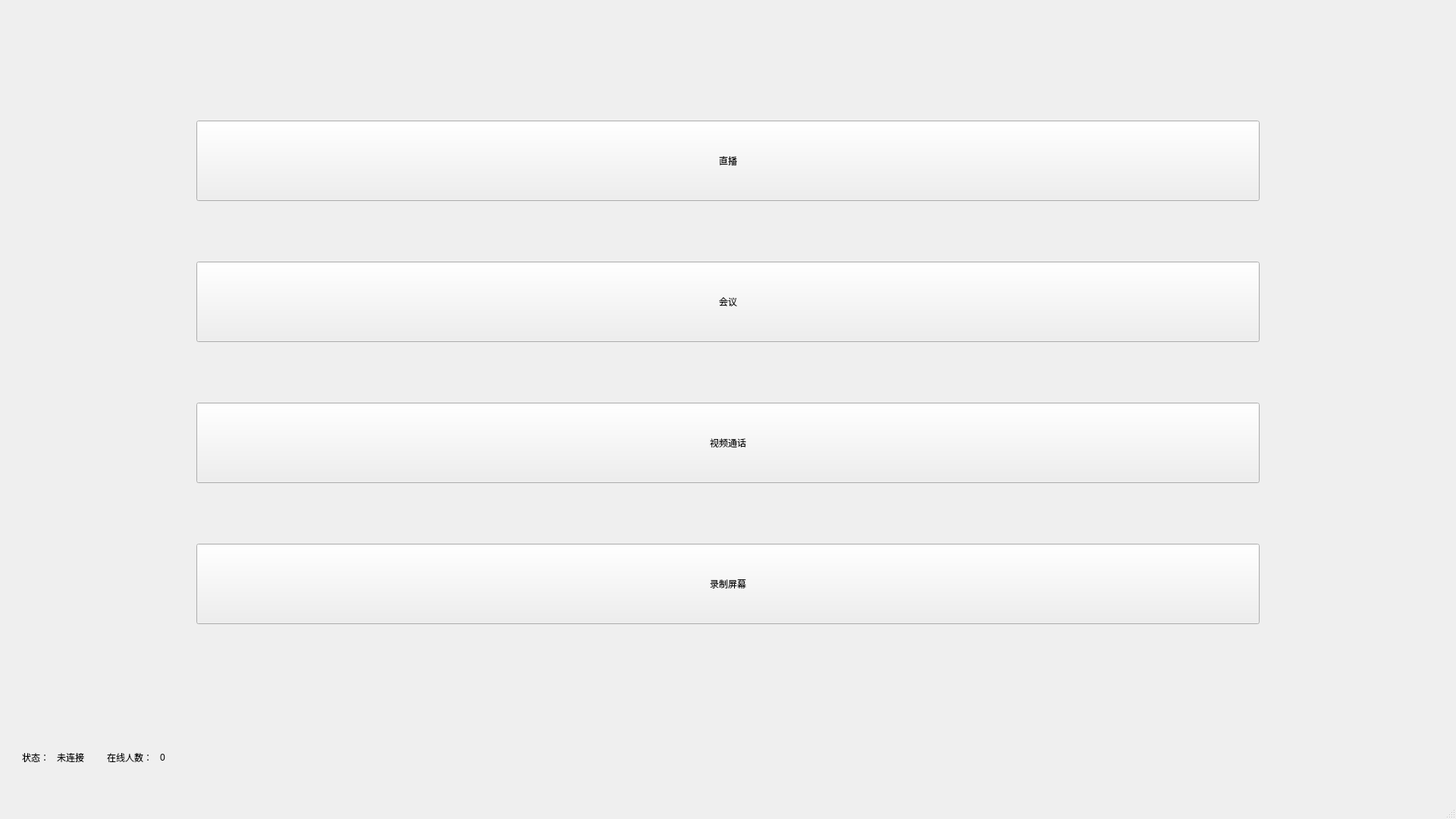
<?xml version="1.0" encoding="UTF-8"?>
<ui version="4.0">
 <class>MainWindow</class>
 <widget class="QMainWindow" name="MainWindow">
  <property name="windowModality">
   <enum>Qt::ApplicationModal</enum>
  </property>
  <property name="geometry">
   <rect>
    <x>0</x>
    <y>0</y>
    <width>1920</width>
    <height>1080</height>
   </rect>
  </property>
  <property name="windowTitle">
   <string>珊瑚动听</string>
  </property>
  <property name="unifiedTitleAndToolBarOnMac">
   <bool>false</bool>
  </property>
  <widget class="QWidget" name="centralwidget">
   <layout class="QGridLayout" name="gridLayout">
    <item row="0" column="0">
     <layout class="QVBoxLayout" name="verticalLayout">
      <property name="spacing">
       <number>80</number>
      </property>
      <property name="leftMargin">
       <number>250</number>
      </property>
      <property name="topMargin">
       <number>150</number>
      </property>
      <property name="rightMargin">
       <number>250</number>
      </property>
      <property name="bottomMargin">
       <number>150</number>
      </property>
      <item>
       <widget class="QPushButton" name="liv_stream_btn">
        <property name="sizePolicy">
         <sizepolicy hsizetype="Minimum" vsizetype="Preferred">
          <horstretch>0</horstretch>
          <verstretch>0</verstretch>
         </sizepolicy>
        </property>
        <property name="text">
         <string>直播</string>
        </property>
       </widget>
      </item>
      <item>
       <widget class="QPushButton" name="meet_room_btn">
        <property name="sizePolicy">
         <sizepolicy hsizetype="Minimum" vsizetype="Preferred">
          <horstretch>0</horstretch>
          <verstretch>0</verstretch>
         </sizepolicy>
        </property>
        <property name="text">
         <string>会议</string>
        </property>
       </widget>
      </item>
      <item>
       <widget class="QPushButton" name="video_call_btn">
        <property name="sizePolicy">
         <sizepolicy hsizetype="Minimum" vsizetype="Preferred">
          <horstretch>0</horstretch>
          <verstretch>0</verstretch>
         </sizepolicy>
        </property>
        <property name="text">
         <string>视频通话</string>
        </property>
       </widget>
      </item>
      <item>
       <widget class="QPushButton" name="record_screen_btn">
        <property name="sizePolicy">
         <sizepolicy hsizetype="Minimum" vsizetype="Preferred">
          <horstretch>0</horstretch>
          <verstretch>0</verstretch>
         </sizepolicy>
        </property>
        <property name="text">
         <string>录制屏幕</string>
        </property>
       </widget>
      </item>
     </layout>
    </item>
    <item row="1" column="0">
     <layout class="QHBoxLayout" name="horizontalLayout_3">
      <property name="spacing">
       <number>10</number>
      </property>
      <property name="leftMargin">
       <number>20</number>
      </property>
      <property name="topMargin">
       <number>10</number>
      </property>
      <property name="rightMargin">
       <number>20</number>
      </property>
      <property name="bottomMargin">
       <number>40</number>
      </property>
      <item>
       <widget class="QLabel" name="label_4">
        <property name="sizePolicy">
         <sizepolicy hsizetype="Fixed" vsizetype="Fixed">
          <horstretch>0</horstretch>
          <verstretch>0</verstretch>
         </sizepolicy>
        </property>
        <property name="text">
         <string>状态：</string>
        </property>
       </widget>
      </item>
      <item>
       <widget class="QLabel" name="conn_state_label">
        <property name="sizePolicy">
         <sizepolicy hsizetype="Minimum" vsizetype="Fixed">
          <horstretch>0</horstretch>
          <verstretch>0</verstretch>
         </sizepolicy>
        </property>
        <property name="text">
         <string>未连接</string>
        </property>
       </widget>
      </item>
      <item>
       <spacer name="horizontalSpacer_2">
        <property name="orientation">
         <enum>Qt::Horizontal</enum>
        </property>
        <property name="sizeType">
         <enum>QSizePolicy::Fixed</enum>
        </property>
        <property name="sizeHint" stdset="0">
         <size>
          <width>20</width>
          <height>20</height>
         </size>
        </property>
       </spacer>
      </item>
      <item>
       <widget class="QLabel" name="label_2">
        <property name="sizePolicy">
         <sizepolicy hsizetype="Fixed" vsizetype="Fixed">
          <horstretch>0</horstretch>
          <verstretch>0</verstretch>
         </sizepolicy>
        </property>
        <property name="text">
         <string>在线人数：</string>
        </property>
       </widget>
      </item>
      <item>
       <widget class="QLabel" name="online_num_label">
        <property name="sizePolicy">
         <sizepolicy hsizetype="Minimum" vsizetype="Fixed">
          <horstretch>0</horstretch>
          <verstretch>0</verstretch>
         </sizepolicy>
        </property>
        <property name="text">
         <string>0</string>
        </property>
       </widget>
      </item>
      <item>
       <spacer name="horizontalSpacer">
        <property name="orientation">
         <enum>Qt::Horizontal</enum>
        </property>
        <property name="sizeHint" stdset="0">
         <size>
          <width>40</width>
          <height>20</height>
         </size>
        </property>
       </spacer>
      </item>
     </layout>
    </item>
   </layout>
  </widget>
  <widget class="QMenuBar" name="menubar">
   <property name="geometry">
    <rect>
     <x>0</x>
     <y>0</y>
     <width>1920</width>
     <height>22</height>
    </rect>
   </property>
  </widget>
  <widget class="QStatusBar" name="statusbar"/>
 </widget>
 <resources/>
 <connections/>
</ui>
